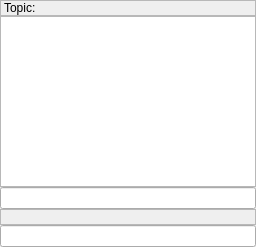
<?xml version="1.0" encoding="UTF-8"?>
<ui version="4.0">
 <class>MessageView</class>
 <widget class="QWidget" name="MessageView">
  <property name="geometry">
   <rect>
    <x>0</x>
    <y>0</y>
    <width>256</width>
    <height>247</height>
   </rect>
  </property>
  <layout class="QVBoxLayout" name="verticalLayout">
   <property name="spacing">
    <number>0</number>
   </property>
   <property name="margin">
    <number>0</number>
   </property>
   <item>
    <widget class="QLabel" name="labelTopic">
     <property name="styleSheet">
      <string notr="true"/>
     </property>
     <property name="frameShape">
      <enum>QFrame::StyledPanel</enum>
     </property>
     <property name="frameShadow">
      <enum>QFrame::Sunken</enum>
     </property>
     <property name="text">
      <string>Topic: </string>
     </property>
     <property name="wordWrap">
      <bool>true</bool>
     </property>
     <property name="textInteractionFlags">
      <set>Qt::LinksAccessibleByMouse|Qt::TextSelectableByMouse</set>
     </property>
    </widget>
   </item>
   <item>
    <widget class="TextBrowser" name="textBrowser">
     <property name="tabChangesFocus">
      <bool>true</bool>
     </property>
     <property name="textInteractionFlags">
      <set>Qt::LinksAccessibleByMouse|Qt::TextSelectableByMouse</set>
     </property>
     <property name="openExternalLinks">
      <bool>true</bool>
     </property>
     <property name="openLinks">
      <bool>true</bool>
     </property>
    </widget>
   </item>
   <item>
    <widget class="SearchEditor" name="searchEditor"/>
   </item>
   <item>
    <widget class="QLabel" name="helpLabel">
     <property name="sizePolicy">
      <sizepolicy hsizetype="Ignored" vsizetype="Preferred">
       <horstretch>0</horstretch>
       <verstretch>0</verstretch>
      </sizepolicy>
     </property>
     <property name="autoFillBackground">
      <bool>true</bool>
     </property>
     <property name="frameShape">
      <enum>QFrame::StyledPanel</enum>
     </property>
     <property name="frameShadow">
      <enum>QFrame::Raised</enum>
     </property>
     <property name="wordWrap">
      <bool>true</bool>
     </property>
    </widget>
   </item>
   <item>
    <widget class="LineEditor" name="lineEditor"/>
   </item>
  </layout>
 </widget>
 <customwidgets>
  <customwidget>
   <class>SearchEditor</class>
   <extends>QLineEdit</extends>
   <header>searcheditor.h</header>
  </customwidget>
  <customwidget>
   <class>TextBrowser</class>
   <extends>QTextBrowser</extends>
   <header>textbrowser.h</header>
   <container>1</container>
  </customwidget>
  <customwidget>
   <class>LineEditor</class>
   <extends>QLineEdit</extends>
   <header>lineeditor.h</header>
  </customwidget>
 </customwidgets>
 <resources/>
 <connections/>
</ui>
